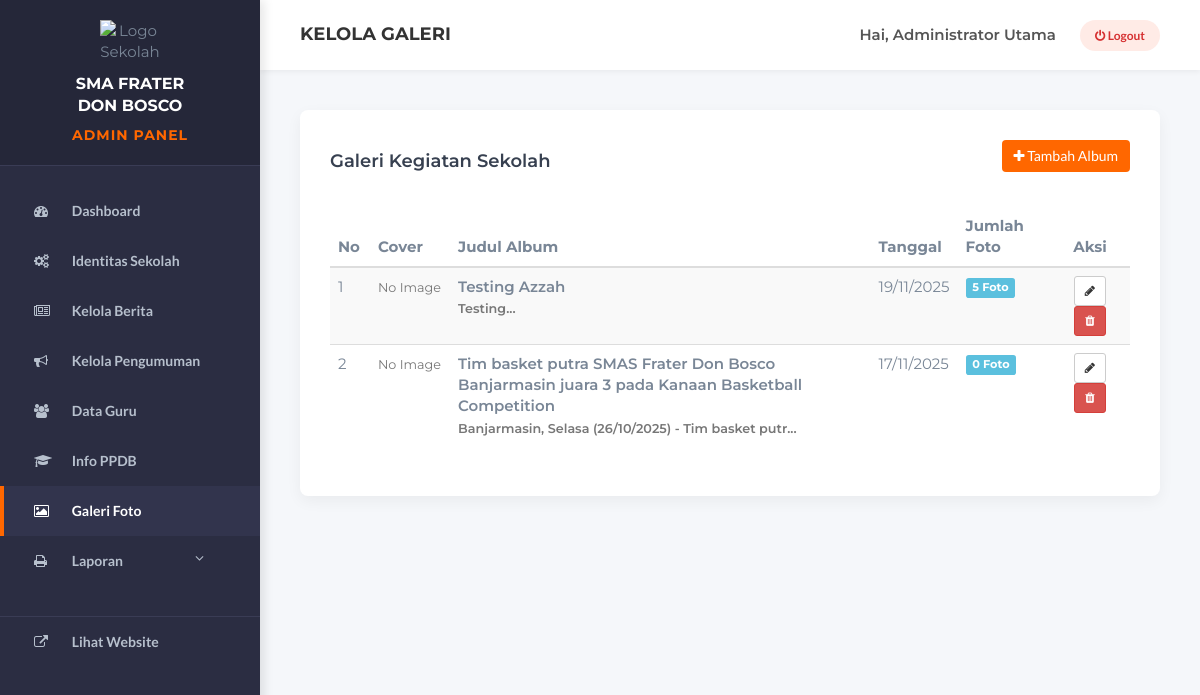
Page /admin/galeri.php (signed in) on the earlier database version.
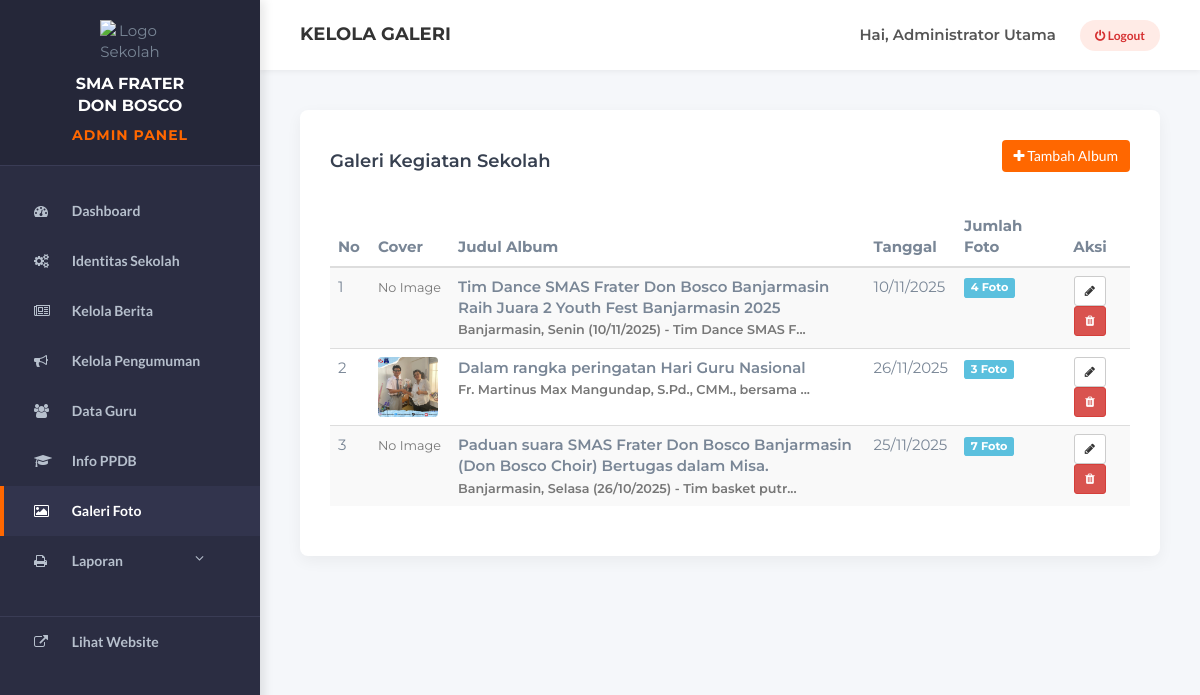
Same page on the later database version.
### tables this page shows
CREATE TABLE `galeri_media` (
  `id_album` int NOT NULL,
  `judul_album` varchar(255) NOT NULL,
  `deskripsi` text,
  `tanggal_event` date NOT NULL,
  `file_path` varchar(255) DEFAULT NULL,
  `tipe_media` enum('Foto','Video') NOT NULL
);

### controllers/AdminGaleriController.php (called while the page is built, shortened)
<?php
require_once __DIR__ . '/../models/GaleriModel.php';
class AdminGaleriController {
    public function index() {
        $model = new GaleriModel();
        $data_galeri = $model->getAllAlbums();
        require_once '../views/admin/galeri_index.php';
    }
}
?>

### models/GaleriModel.php (called while the page is built, shortened)
<?php
require_once 'Database.php';
class GaleriModel extends Database {
    public function getAllAlbums() {
        $sql = "SELECT g.*,
                (SELECT file_foto FROM galeri_fotos WHERE id_album = g.id_album LIMIT 1) as cover_foto,
                (SELECT COUNT(*) FROM galeri_fotos WHERE id_album = g.id_album) as jumlah_foto
                FROM galeri_media g
                ORDER BY g.id_album DESC";
        $query = $this->query($sql);
        $data_album = [];
        if ($query) {
            while ($row = mysqli_fetch_assoc($query)) {
                $data_album[] = $row;
            }
        }
        return $data_album;
    }
}
?>

### models/Database.php (called while the page is built, shortened)
<?php
require_once __DIR__ . '/../Koneksi Database/koneksi.php';
class Database {
    protected $koneksi;
    public function __construct() {
        global $koneksi;
        $this->koneksi = $koneksi;
    }
    public function query($sql) {
        return mysqli_query($this->koneksi, $sql);
    }
}
?>

### views/admin/galeri_index.php (the view, shortened to what this page needs)
<?php
require_once 'template/header.php';
require_once 'template/sidebar.php';
?>
<div class="main-content">
    <?php require_once 'template/topbar.php'; ?>
    <div class="content-wrapper">
        <div class="card-box">
            <div class="row" style="margin-bottom: 20px;">
                <div class="col-md-6"><h4>Galeri Kegiatan Sekolah</h4></div>
                <div class="col-md-6 text-right">
                    <a href="galeri.php?aksi=tambah" class="btn btn-orange"><i class="fa fa-plus"></i> Tambah Album</a>
                </div>
            </div>
            <div class="table-responsive">
                <table class="table table-hover table-striped">
                    <thead>
                        <tr>
                            <th width="5%">No</th>
                            <th width="10%">Cover</th>
                            <th>Judul Album</th>
                            <th>Tanggal</th>
                            <th>Jumlah Foto</th>
                            <th width="10%" class="text-center">Aksi</th>
                        </tr>
                    </thead>
                    <tbody>
                        <?php
                        $no = 1;
                        if (isset($data_galeri) && count($data_galeri) > 0) {
                            foreach ($data_galeri as $g) {
                                $cover = $g['cover_foto'];
                                $jumlah = $g['jumlah_foto'];
                                $img_path = "uploads/galeri/" . $cover;
                        ?>
                        <tr>
                            <td><?php echo $no++; ?></td>
                            <td>
                                <?php if(!empty($cover) && file_exists("../admin/" . $img_path)): ?>
                                    <img src="<?php echo $img_path; ?>" width="60" height="60" style="border-radius: 4px; object-fit: cover;">
                                <?php else: ?>
                                    <small class="text-muted">No Image</small>
                                <?php endif; ?>
                            </td>
                            <td style="font-weight:600;">
                                <?php echo htmlspecialchars($g['judul_album']); ?>
                                <br><small class="text-muted"><?php echo substr($g['deskripsi'], 0, 50); ?>...</small>
                            </td>
                            <td><?php echo date('d/m/Y', strtotime($g['tanggal_event'])); ?></td>
                            <td>
                                <span class="label label-info"><?php echo $jumlah; ?> Foto</span>
                            </td>
                            <td class="text-center">
                                <a href="galeri.php?aksi=edit&id=<?php echo $g['id_album']; ?>" class="btn btn-sm btn-default" title="Edit & Kelola Foto">
                                    <i class="fa fa-pencil"></i>
                                </a>
                                <a href="galeri.php?aksi=hapus&id=<?php echo $g['id_album']; ?>" class="btn btn-sm btn-danger" onclick="return confirm('Hapus Album ini beserta semua fotonya?')" title="Hapus Album">
                                    <i class="fa fa-trash"></i>
                                </a>
                            </td>
                        </tr>
                        <?php
                            }
                        } else {
                            echo "<tr><td colspan='6' class='text-center'>Belum ada album galeri.</td></tr>";
                        }
                        ?>
                    </tbody>
                </table>
            </div>
        </div>
    </div>
</div>
<?php require_once 'template/footer.php'; ?>

Differences in the rows shown:
added galeri_media: shows "No Image", judul_album "Tim Dance SMAS Frater Don Bosco Banjarmasin Raih Juara 2 Youth Fest Banjarmasin 2025", deskripsi "Banjarmasin, Senin (10/11/2025) - Tim Dance SMAS F", tanggal_event "10/11/2025", jumlah "4"
changed galeri_media: judul_album "Testing Azzah" → "Dalam rangka peringatan Hari Guru Nasional"; deskripsi "Testing" → "Fr. Martinus Max Mangundap, S.Pd., CMM., bersama"; tanggal_event "19/11/2025" → "26/11/2025"; jumlah "5" → "3"; no longer shows "No Image"
changed galeri_media: judul_album "Tim basket putra SMAS Frater Don Bosco Banjarmasin juara 3 pada Kanaan Basketball Competition" → "Paduan suara SMAS Frater Don Bosco Banjarmasin (Don Bosco Choir) Bertugas dalam Misa."; tanggal_event "17/11/2025" → "25/11/2025"; jumlah "0" → "7"
